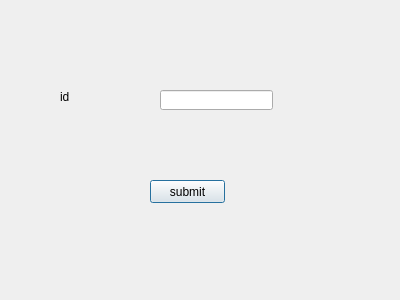
<?xml version="1.0" encoding="UTF-8"?>
<ui version="4.0">
 <class>line_createDialogBase</class>
 <widget class="QDialog" name="line_createDialogBase">
  <property name="geometry">
   <rect>
    <x>0</x>
    <y>0</y>
    <width>400</width>
    <height>300</height>
   </rect>
  </property>
  <property name="windowTitle">
   <string>line_create</string>
  </property>
  <widget class="QPushButton" name="pushButton">
   <property name="geometry">
    <rect>
     <x>150</x>
     <y>180</y>
     <width>75</width>
     <height>23</height>
    </rect>
   </property>
   <property name="text">
    <string>submit</string>
   </property>
  </widget>
  <widget class="QLabel" name="label">
   <property name="geometry">
    <rect>
     <x>60</x>
     <y>90</y>
     <width>47</width>
     <height>13</height>
    </rect>
   </property>
   <property name="text">
    <string>id</string>
   </property>
  </widget>
  <widget class="QLineEdit" name="lineEdit">
   <property name="geometry">
    <rect>
     <x>160</x>
     <y>90</y>
     <width>113</width>
     <height>20</height>
    </rect>
   </property>
  </widget>
 </widget>
 <resources/>
 <connections/>
</ui>
